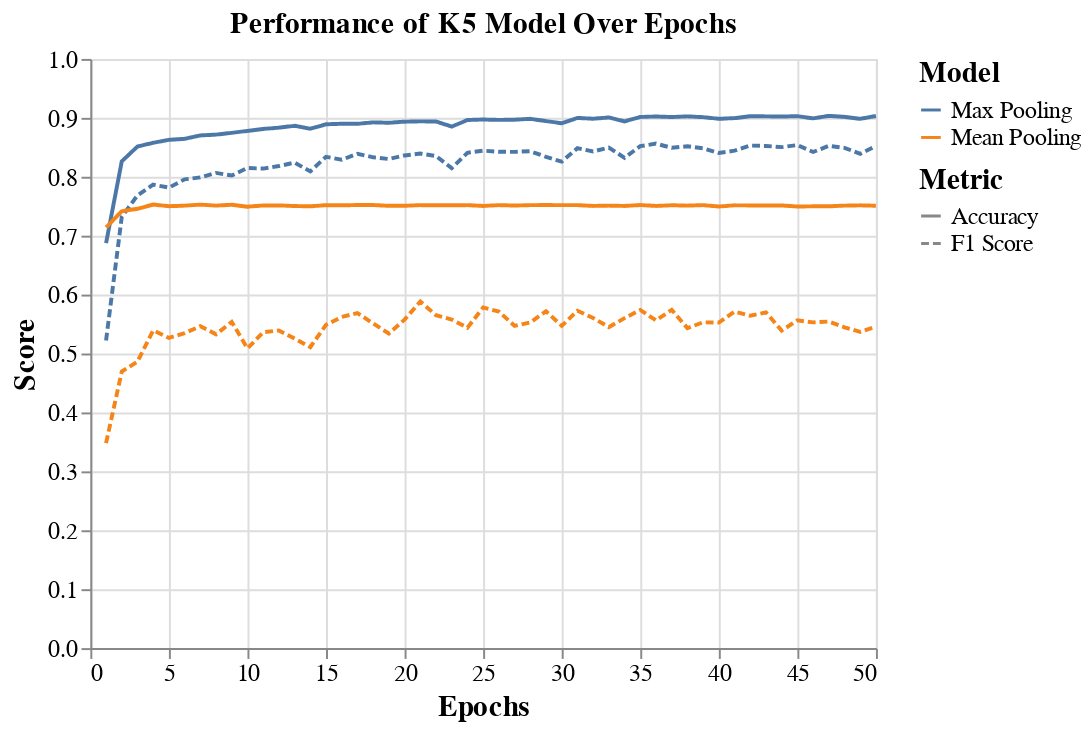

This figure's notebook cell:
### Code cell
import altair as alt
import pandas as pd

# Creating the line chart
chart = alt.Chart(df_k5).mark_line().encode(
    x='Epochs:Q',
    y='Score:Q',
    color='Model:N',
    strokeDash='Metric:N'
).properties(
    title=alt.TitleParams('Performance of K5 Model Over Epochs', fontSize=15)
).configure_axis(
    labelFontSize=12,
    titleFontSize=15
).configure_legend(
    labelFontSize=12,
    titleFontSize=15
)


chart

### Figure 1 — Vega-Lite specification as saved in the notebook (floating-point values rounded to 4 significant figures; data arrays with more than 128 entries replaced by an {"elided": "..."} marker saying what was removed)
{"config": {"view": {"continuousWidth": 400, "continuousHeight": 300}, "axis": {"labelFontSize": 12, "titleFontSize": 15}, "legend": {"labelFontSize": 12, "titleFontSize": 15}}, "data": {"name": "data-a07cc783c387daca9d43b56984e91aa5"}, "mark": "line", "encoding": {"color": {"field": "Model", "type": "nominal"}, "strokeDash": {"field": "Metric", "type": "nominal"}, "x": {"field": "Epochs", "type": "quantitative"}, "y": {"field": "Score", "type": "quantitative"}}, "title": {"text": "Performance of K5 Model Over Epochs", "fontSize": 15}, "$schema": "https://vega.github.io/schema/vega-lite/v4.17.0.json", "datasets": {"data-a07cc783c387daca9d43b56984e91aa5": {"elided": "200 records"}}}
